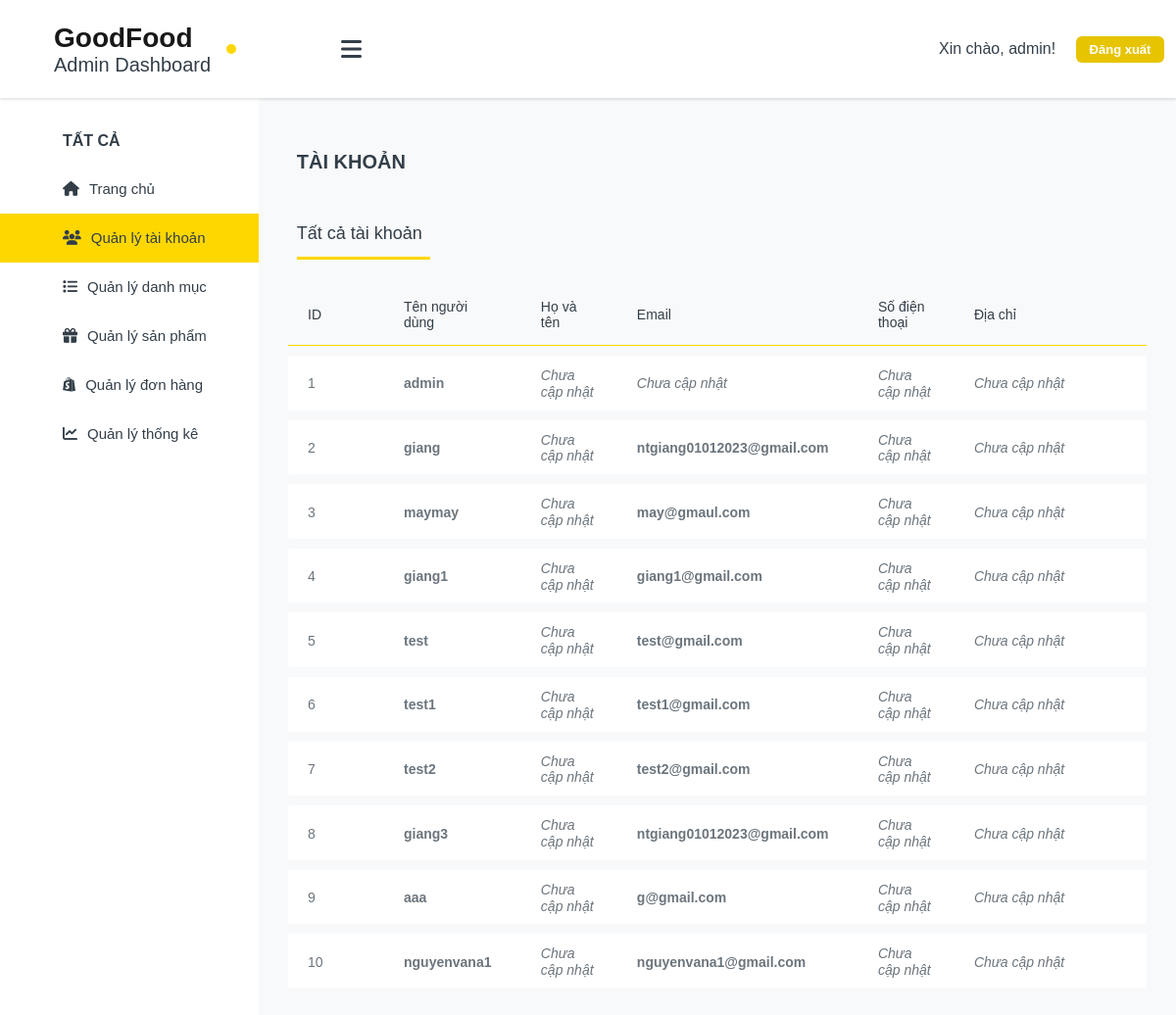
The app's page /admin/quanlytaikhoan.php (signed in) with its own data.
### tables this page shows
CREATE TABLE `users` (
  `ID` int(11) NOT NULL,
  `Username` varchar(50) NOT NULL,
  `Password` varchar(50) NOT NULL,
  `Email` varchar(100) NOT NULL,
  `FullName` varchar(100) NOT NULL,
  `Address` varchar(200) NOT NULL,
  `PhoneNumber` varchar(20) NOT NULL,
  `Role` enum('admin','user') NOT NULL DEFAULT 'user'
);

### admin/quanlytaikhoan.php (the view, shortened to what this page needs)
<?php
include_once "../admin/includes/header-admin.php";
include_once "../admin/includes/sidebar-admin.php";
include_once "../admin/includes/footer-admin.php";
?>
<article>
    <section id="section-quanlytaikhoan">
        <div class="list-product-container">
            <div class="list-title1">
                <div class="quanlysanpham-title">
                    <h2>TÀI KHOẢN</h2>
                </div>
            </div>
            <div class="list-title2">
                <div class="quanlysanpham-search">
                    <div class="all-sanpham">
                        <h3 id="all-product">Tất cả tài khoản</h3>
                    </div>
                </div>
            </div>
            <div class="table-products">
                <table>
                    <thead>
                        <tr>
                            <th>ID</th>
                            <th>Tên người dùng</th>
                            <th>Họ và tên</th>
                            <th>Email</th>
                            <th>Số điện thoại</th>
                            <th>Địa chỉ</th>
                        </tr>
                    </thead>
                    <tbody>
                        <?php
    $sql = "SELECT users.ID, users.Username, users.FullName, users.Email, users.PhoneNumber, users.Address
            FROM users
            ORDER BY users.ID ASC";
    $result = mysqli_query($conn, $sql);
    if ($result->num_rows > 0) {
        while($row = $result->fetch_assoc()) {
            echo "<tr>";
            echo "<td class='small-column'>" . $row["ID"] . "</td>";
            echo "<td class='small-column'>" . "<strong>" . $row["Username"] . "</strong>" . "</td>";
            echo "<td class='small-column'>" . ($row["FullName"] ? "<strong>" . $row["FullName"] . "</strong>" : "<i>Chưa cập nhật</i>") . "</td>";
            echo "<td class='small-column'>" . ($row["Email"] ? "<strong>" . $row["Email"] . "</strong>" : "<i>Chưa cập nhật</i>") . "</td>";
            echo "<td class='small-column'>" . ($row["PhoneNumber"] ? "<strong>" . $row["PhoneNumber"] . "</strong>" : "<i>Chưa cập nhật</i>") . "</td>";
            echo "<td class='large-column'>" . ($row["Address"] ? "<strong>" . $row["Address"] . "</strong>" : "<i>Chưa cập nhật</i>") . "</td>";
        }
    } else {
        echo "<tr><td colspan='3'>No categories found.</td></tr>";
    }
?>
                    </tbody>
                </table>
            </div>
        </div>
    </section>
</article>

### admin/includes/header-admin.php (shortened to what this page needs)
<!DOCTYPE html>
<html lang="en">
<head>
    <link rel="stylesheet" href="../admin/assets/css/admin.css">
    <link rel="stylesheet" href="https://cdnjs.cloudflare.com/ajax/libs/font-awesome/6.4.0/css/all.min.css">
</head>
<body>
    <header>
        <div class="header-container">
            <div class="head-logo">
                <a href="index.php">
                    <div class="main-logo">
                        <div class="circle"></div>
                        <h1>GoodFood</h1>
                    </div>
                    <h2>Admin Dashboard</h2>
                </a>
                <i class="fa-solid fa-bars"></i>
            </div>
            <div class="head-info">
                <div class="user-info">
                    <?php
                        if(isset($_SESSION['username'])) {
                            if($_SESSION['role'] === 'admin') {
                                echo "<h1>Xin chào, " . $_SESSION['username'] . "! </h1>";
				                echo "<button class='btn-logout' onclick=\"dangXuat()\">Đăng xuất</button>";
                            } else {
                                header ("Location: ../home/index.php");
                            }
                        }else {
                            echo "<button>Đăng nhập</button>";
                        }
                    ?>
                </div>
            </div>
        </div>
    </header>

### admin/includes/sidebar-admin.php (shortened to what this page needs)
<sidebar>
    <div class="sidebar-admin">
        <h1>Tất cả</h1>
        <nav>
            <ul>
                <li><a href="index.php"><i class="fa-solid fa-house"></i>Trang chủ</a></li>
                <li><a href="quanlytaikhoan.php"><i class="fa-solid fa-users"></i>Quản lý tài khoản</a></li>
                <li><a href="quanlydanhmuc.php"><i class="fa-solid fa-list"></i>Quản lý danh mục</a></li>
                <li><a href="quanlysanpham.php"><i class="fa-solid fa-gift"></i>Quản lý sản phẩm</a></li>
                <li><a href="quanlydonhang.php"><i class="fa-brands fa-shopify"></i>Quản lý đơn hàng</a></li>
                <li><a href="quanlythongke.php"><i class="fa-solid fa-chart-line"></i>Quản lý thống kê</a></li>
            </ul>
        </nav>
    </div>
</sidebar>

### admin/includes/footer-admin.php
</body>
</html>

### records on screen
users: ID "1", Username "admin", FullName "Chưa cập nhật", Email "Chưa cập nhật", PhoneNumber "Chưa cập nhật", Address "Chưa cập nhật"
users: ID "2", Username "giang", FullName "Chưa cập nhật", Email "ntgiang01012023@gmail.com", PhoneNumber "Chưa cập nhật", Address "Chưa cập nhật"
users: ID "3", Username "maymay", FullName "Chưa cập nhật", Email "may@gmaul.com", PhoneNumber "Chưa cập nhật", Address "Chưa cập nhật"
users: ID "4", Username "giang1", FullName "Chưa cập nhật", Email "giang1@gmail.com", PhoneNumber "Chưa cập nhật", Address "Chưa cập nhật"
users: ID "5", Username "test", FullName "Chưa cập nhật", Email "test@gmail.com", PhoneNumber "Chưa cập nhật", Address "Chưa cập nhật"
users: ID "6", Username "test1", FullName "Chưa cập nhật", Email "test1@gmail.com", PhoneNumber "Chưa cập nhật", Address "Chưa cập nhật"
users: ID "7", Username "test2", FullName "Chưa cập nhật", Email "test2@gmail.com", PhoneNumber "Chưa cập nhật", Address "Chưa cập nhật"
users: ID "8", Username "giang3", FullName "Chưa cập nhật", Email "ntgiang01012023@gmail.com", PhoneNumber "Chưa cập nhật", Address "Chưa cập nhật"
users: ID "9", Username "aaa", FullName "Chưa cập nhật", Email "g@gmail.com", PhoneNumber "Chưa cập nhật", Address "Chưa cập nhật"
users: ID "10", Username "nguyenvana1", FullName "Chưa cập nhật", Email "nguyenvana1@gmail.com", PhoneNumber "Chưa cập nhật", Address "Chưa cập nhật"

### other values on screen
$_SESSION['username'] "admin"
